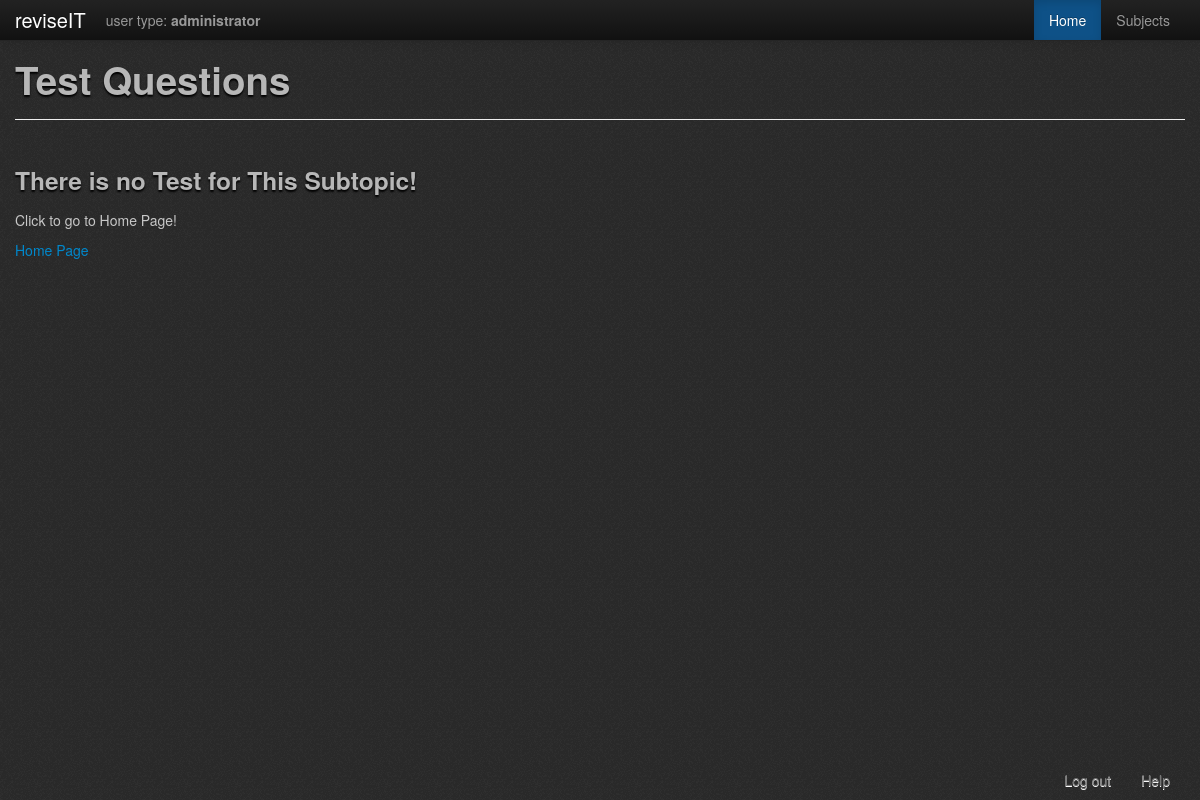
The app's page /php/contents/ViewTestQuestions.php?ID=18 (signed in), older data.
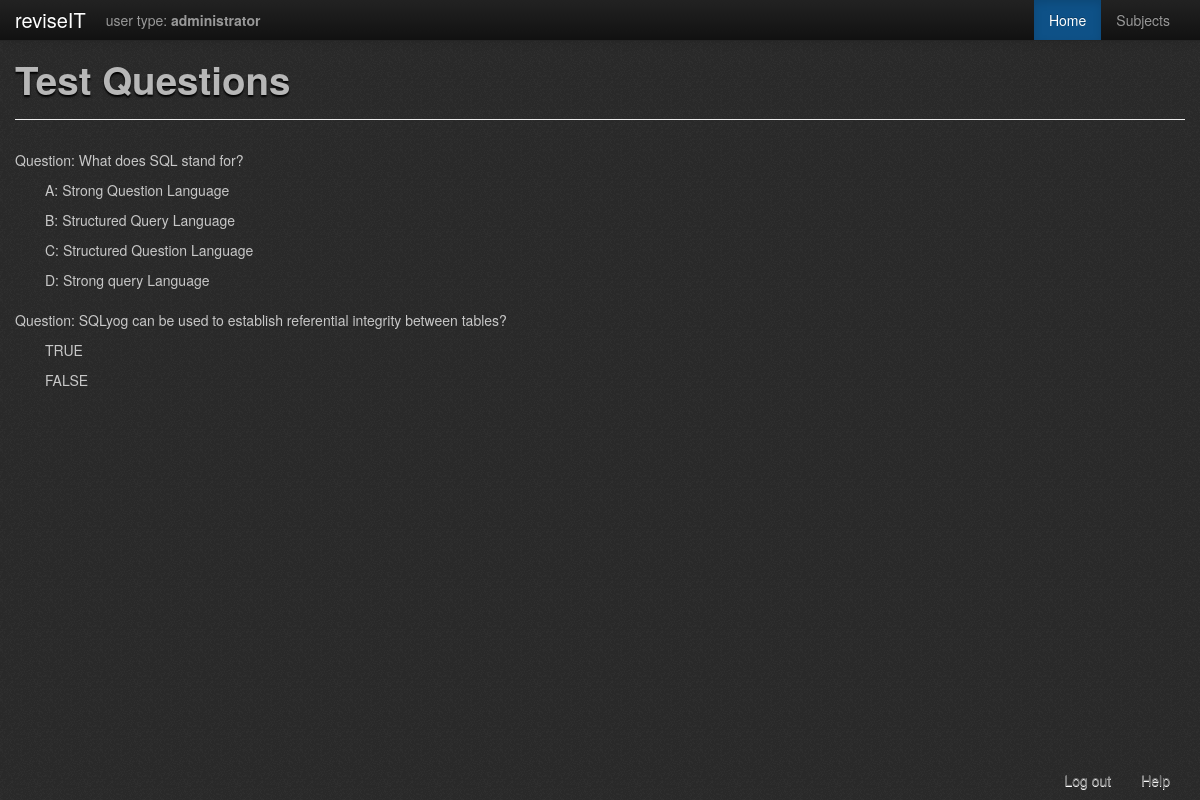
The same page, newer data.
### tables this page shows
CREATE TABLE `multichoice` (
  `MultiChoiceID` int(11) NOT NULL AUTO_INCREMENT,
  `Question` text NOT NULL,
  `Answer1` text NOT NULL,
  `Answer2` text NOT NULL,
  `Answer3` text NOT NULL,
  `Answer4` text NOT NULL,
  `TestID` int(11) NOT NULL,
  `correctAns` varchar(10) NOT NULL,
  PRIMARY KEY (`MultiChoiceID`),
  KEY `FK_multichoice` (`TestID`)
);

CREATE TABLE `truefalse` (
  `TrueFalseID` int(11) NOT NULL AUTO_INCREMENT,
  `Question` text NOT NULL,
  `correctAns` varchar(10) NOT NULL,
  `TestID` int(11) NOT NULL,
  PRIMARY KEY (`TrueFalseID`),
  KEY `FK_truefalse` (`TestID`)
);

### php/contents/ViewTestQuestions.php (the view, shortened to what this page needs)
<?php
	require '../check_logged_in.php';
?>
<!DOCTYPE html PUBLIC "-//W3C//DTD XHTML 1.0 Transitional//EN" "http://www.w3.org/TR/xhtml1/DTD/xhtml1-transitional.dtd">
<html xmlns="http://www.w3.org/1999/xhtml">
<head>
	<?php
		include '../header_container.php';
	?>
</head>
<body>
	<?php
		include '../subtopics/subtopics_menu_bar.php';
	?>
<div class="container">
	<div class="page-header">
        <h1>Test Questions</h1>
    </div>
	<div class="row-fluid">
   		<div class="span12">
           <?php
		   $stuff = $_GET['ID'];
		   $resultTest1 = $db->prepare("SELECT * FROM multichoice WHERE TestID = '".$stuff."'");
		   $resultTest1->execute();
		   $resultTest2 = $db->prepare("SELECT * FROM truefalse WHERE TestID = '".$stuff."'");
		   $resultTest2->execute();
		   $data = 0;
		   		   while($row = $resultTest1->fetch(PDO::FETCH_ASSOC))
		   {
			   echo "<div class='row-fluid'><div class='span12'>Question: ".$row['Question']."</div>";
			   echo "<div class='span12'>";
			   	echo "<p>A: ";
					echo $row['Answer1'];
				echo "</p>";
			   echo "</div>";
			   echo "<div class='span12'>";
			   	echo "<p>B: ";
					echo $row['Answer2'];
				echo "</p>";
			   echo "</div>";
			   echo "<div class='span12'>";
			   	echo "<p>C: ";
					echo $row['Answer3'];
				echo "</p>";
			   echo "</div>";
			   echo "<div class='span12'>";
			   	echo "<p>D: ";
					echo $row['Answer4'];
				echo "</p>";
			   echo "</div></div>";
			   $data++;
		   }
		   while($row = $resultTest2->fetch(PDO::FETCH_ASSOC))
		   {
			   echo "<div class='row-fluid'><div class='span12'>Question: ".$row['Question']."</div>";
			   echo "<div class='span12'>";
			   	echo "<p>";
					echo "TRUE";
				echo "</p>";
			   echo "</div>";
			   echo "<div class='span12'>";
			   	echo "<p>";
					echo "FALSE";
				echo "</p>";
			   echo "</div>";
			   echo "</div></div>";
			   $data++;
		   }
		   if ($data == 0) echo "<div class='row-fluid'>
	<div class='span12 bootstro' data-bootstro-placement='bottom' data-bootstro-title='Test Score Questions' data-bootstro-content='There is no Test for This Subtopic.'>
		<h3>There is no Test for This Subtopic!</h3>
		<p>Click to go to Home Page!</p>
		<a href='../home_page_director.php'>Home Page</a>";
			?>
		</div>
	</div>
</div>
<?php
	include '../footer.php';
?>
</body>
</html>

Row changes from the older to the newer data that the page shows:
now on this page (row edited): multichoice: Question "What does SQL stand for?", Answer1 "Strong Question Language", Answer2 "Structured Query Language", Answer3 "Structured Question Language", Answer4 "Strong query Language"
added truefalse: Question "SQLyog can be used to establish referential integrity between tables?"
Text that changed along with them:
text no longer shown: "There is no Test for This Subtopic! Click to go to Home Page! Home Page"
